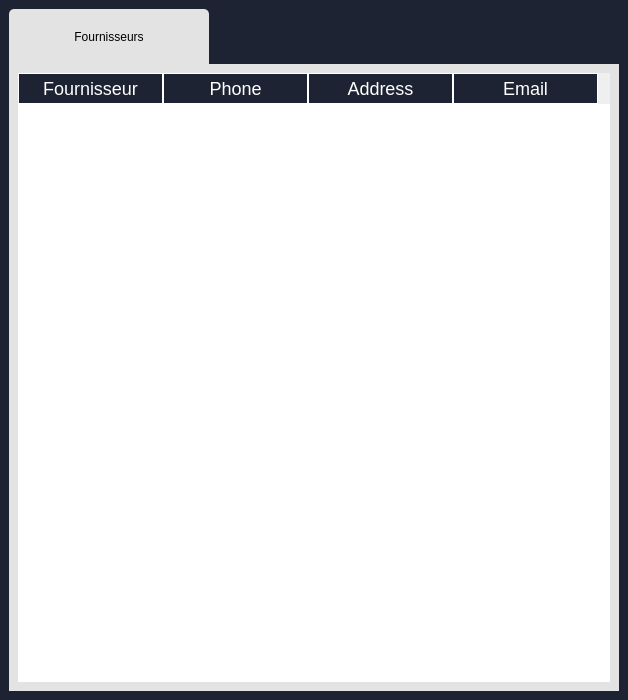
<?xml version="1.0" encoding="UTF-8"?>
<ui version="4.0">
 <class>Form</class>
 <widget class="QWidget" name="Form">
  <property name="geometry">
   <rect>
    <x>0</x>
    <y>0</y>
    <width>628</width>
    <height>700</height>
   </rect>
  </property>
  <property name="windowTitle">
   <string>Fournisseurs</string>
  </property>
  <property name="styleSheet">
   <string notr="true">*{
border : none;
}

#widget{
background-color: rgb(29, 35, 50)
}

QTabBar::tab {
background-color: rgb(227, 227, 227);
width: 180px;
height: 55px;
padding-left: 10px;
padding-right : 10px;
border-top-left-radius: 5px;
border-top-right-radius: 5px; 
font: 63 18pt &quot;Bahnschrift SemiBold Condensed&quot;;
margin-right: 5px
}


#tab{
background-color: rgb(227, 227, 227)
}</string>
  </property>
  <layout class="QVBoxLayout" name="verticalLayout">
   <property name="leftMargin">
    <number>0</number>
   </property>
   <property name="topMargin">
    <number>0</number>
   </property>
   <property name="rightMargin">
    <number>0</number>
   </property>
   <property name="bottomMargin">
    <number>0</number>
   </property>
   <item>
    <widget class="QWidget" name="widget" native="true">
     <layout class="QVBoxLayout" name="verticalLayout_2">
      <item>
       <widget class="QTabWidget" name="tabWidget">
        <property name="currentIndex">
         <number>0</number>
        </property>
        <property name="iconSize">
         <size>
          <width>40</width>
          <height>40</height>
         </size>
        </property>
        <widget class="QWidget" name="tab">
         <attribute name="icon">
          <iconset>
           <normaloff>../pictures/personal-information.png</normaloff>../pictures/personal-information.png</iconset>
         </attribute>
         <attribute name="title">
          <string>Fournisseurs</string>
         </attribute>
         <layout class="QVBoxLayout" name="verticalLayout_3">
          <item>
           <widget class="QTableWidget" name="fournisseursTableWidget">
            <property name="font">
             <font>
              <family>Comic Sans MS</family>
              <pointsize>10</pointsize>
              <weight>50</weight>
              <italic>false</italic>
              <bold>false</bold>
             </font>
            </property>
            <property name="cursor" stdset="0">
             <cursorShape>ArrowCursor</cursorShape>
            </property>
            <property name="styleSheet">
             <string notr="true">QTableWidget::item{
background-color: rgb(190, 190, 190)
}

QHeaderView::section {
background-color :  rgb(29, 35, 50) ;
border:1px solid white;
font-size: 18px;
color:white;
padding: 2px
}
QTableWidget::item:selected {
background-color: rgb(29, 35, 50) ;
color: white;
}
</string>
            </property>
            <property name="editTriggers">
             <set>QAbstractItemView::NoEditTriggers</set>
            </property>
            <property name="tabKeyNavigation">
             <bool>false</bool>
            </property>
            <property name="alternatingRowColors">
             <bool>false</bool>
            </property>
            <property name="selectionMode">
             <enum>QAbstractItemView::SingleSelection</enum>
            </property>
            <property name="selectionBehavior">
             <enum>QAbstractItemView::SelectRows</enum>
            </property>
            <property name="verticalScrollMode">
             <enum>QAbstractItemView::ScrollPerPixel</enum>
            </property>
            <property name="horizontalScrollMode">
             <enum>QAbstractItemView::ScrollPerPixel</enum>
            </property>
            <property name="showGrid">
             <bool>true</bool>
            </property>
            <property name="sortingEnabled">
             <bool>false</bool>
            </property>
            <property name="wordWrap">
             <bool>true</bool>
            </property>
            <property name="cornerButtonEnabled">
             <bool>false</bool>
            </property>
            <attribute name="horizontalHeaderDefaultSectionSize">
             <number>145</number>
            </attribute>
            <attribute name="horizontalHeaderHighlightSections">
             <bool>false</bool>
            </attribute>
            <attribute name="horizontalHeaderShowSortIndicator" stdset="0">
             <bool>false</bool>
            </attribute>
            <attribute name="horizontalHeaderStretchLastSection">
             <bool>false</bool>
            </attribute>
            <attribute name="verticalHeaderVisible">
             <bool>false</bool>
            </attribute>
            <attribute name="verticalHeaderHighlightSections">
             <bool>false</bool>
            </attribute>
            <attribute name="verticalHeaderShowSortIndicator" stdset="0">
             <bool>false</bool>
            </attribute>
            <attribute name="verticalHeaderStretchLastSection">
             <bool>false</bool>
            </attribute>
            <column>
             <property name="text">
              <string>Fournisseur</string>
             </property>
            </column>
            <column>
             <property name="text">
              <string>Phone</string>
             </property>
            </column>
            <column>
             <property name="text">
              <string>Address</string>
             </property>
            </column>
            <column>
             <property name="text">
              <string>Email</string>
             </property>
            </column>
           </widget>
          </item>
         </layout>
        </widget>
       </widget>
      </item>
     </layout>
    </widget>
   </item>
  </layout>
 </widget>
 <resources/>
 <connections/>
</ui>
